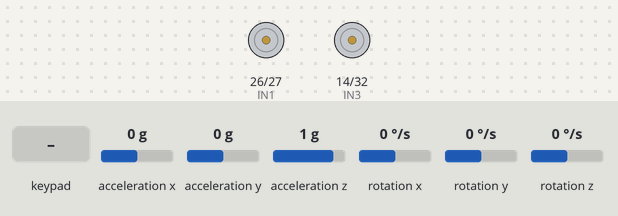
Recording of a sketch running on a simulated ESP32. On the bench: motor-driver pin pairs drawn as motors (green arrow = first pin HIGH = forward, orange = second pin HIGH = backward, longer = more drive, scaled by the enable pin). The inputs (shaded band) are chosen by the test bench; at power-on: acceleration y 0 g, acceleration z 1 g, acceleration x 0 g, rotation x 0 °/s, rotation y 0 °/s, rotation z 0 °/s. What the sketch prints to the serial monitor is not drawn.

Above: at 4.2 s.
4.3 s: acceleration y set to -1.4 g
At 5.4 s:
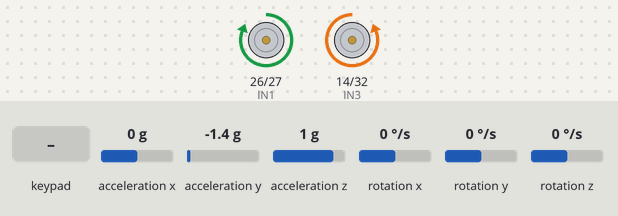
5.8 s: key 'U' pressed
At 6.0 s:
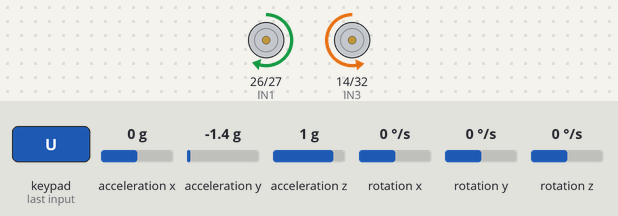
7.7 s: acceleration z set to 0.7 g
9.2 s: acceleration z set to 0.4 g
At 10.2 s:
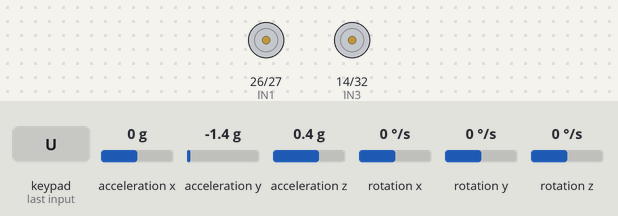
10.7 s: acceleration y set to -1.2 g
12.2 s: acceleration y set to -0.9 g
At 13.6 s:
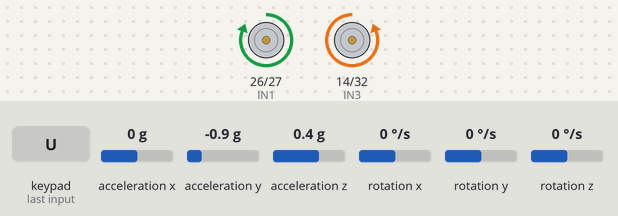
Timing chart, 0 to 14.7 s (numbered marks = the images above; inputs shaded):
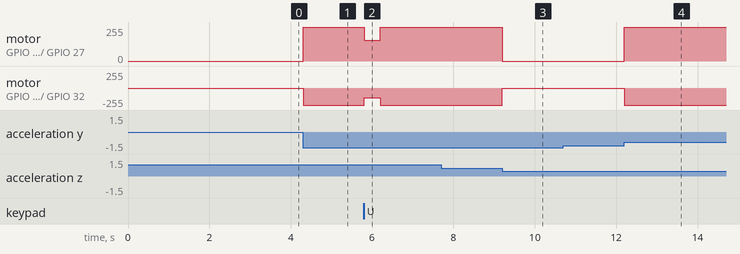

Measured:
- the behaviour switches between 0.6 and 0.5 g on acceleration z (found by bisection; images 2 and 3)
- the behaviour switches between -1.1 and -1 g on acceleration y (found by bisection; images 3 and 4)
- after the input at 4.3 s, motor on GPIO 26 (IN1) / GPIO 27 (IN2): stopped → forward 255/255 at once; motor on GPIO 14 (IN3) / GPIO 32 (IN4): stopped → backward 255/255 at once
- after the input at 5.8 s, motor on GPIO 26 (IN1) / GPIO 27 (IN2): forward 255/255 → forward 154/255 at once, → forward 255/255 0.40 s later; motor on GPIO 14 (IN3) / GPIO 32 (IN4): backward 255/255 → backward 149/255 at once, → backward 255/255 0.40 s later
- after the input at 7.7 s, every drawn part: stays the same
- after the input at 9.2 s, motor on GPIO 26 (IN1) / GPIO 27 (IN2): forward 255/255 → stopped at once; motor on GPIO 14 (IN3) / GPIO 32 (IN4): backward 255/255 → stopped at once
- after the input at 10.7 s, every drawn part: stays the same
- after the input at 12.2 s, motor on GPIO 26 (IN1) / GPIO 27 (IN2): stopped → forward 255/255 at once; motor on GPIO 14 (IN3) / GPIO 32 (IN4): stopped → backward 255/255 at once

The sketch:

code.ino
```cpp
/*
  =========================================================
   SELF-BALANCING ROBOT - ESP32 + MPU6050 + Dabble Gamepad
   (Ramped-lean drive: works WITH the balance PID, not against it)
  =========================================================
*/

#include <Wire.h>
#include <MPU6050_light.h>
#include <PID_v1.h>

#define CUSTOM_SETTINGS
#define INCLUDE_GAMEPAD_MODULE
#include <DabbleESP32.h>

MPU6050 mpu(Wire);

// ----------------- MOTOR DRIVER PINS -----------------
// Names match your confirmed physical wiring. Same GPIOs, same channel
// assignments as before - only the macro names changed, nothing electrical.
#define ENA 25
#define IN1 26
#define IN2 27

#define ENB 33
#define IN3 14
#define IN4 32

// ----------------- PWM SETUP -----------------
#define PWM_FREQ 5000
#define PWM_RESOLUTION 8
#define LEFT_CHANNEL 0
#define RIGHT_CHANNEL 1

// ----------------- PID SETUP -----------------
double Kp = 9.5;
double Ki = 0.0;
double Kd = 0.0;

double pidInput;
double pidOutput;
double pidSetpoint;

PID balancePID(&pidInput, &pidOutput, &pidSetpoint, Kp, Ki, Kd, DIRECT);

// ----------------- MOVEMENT TUNING -----------------
// Direct, held PWM push for forward/back - simple mental model: push the
// wheels, the body reacts by leaning, the balance PID fights to recenter
// it. Expect visible lean/recover cycles rather than a perfectly smooth
// glide - that's inherent to this approach, not a bug.
const int   MOVE_SPEED  = 90;
const int   TURN_SPEED  = 100;
const int   SPIN_SPEED  = 160;
const float FALL_ANGLE  = 70.0;

bool spinning = false;
bool manualDrive = false;
int moveBias = 0;

// ----------------- STICTION COMPENSATION -----------------
const int LEFT_MIN_PWM  = 60;
const int RIGHT_MIN_PWM = 65;

// =========================================================
void setup() {
  Serial.begin(115200);

  pinMode(IN1, OUTPUT);
  pinMode(IN2, OUTPUT);
  pinMode(IN3, OUTPUT);
  pinMode(IN4, OUTPUT);

  ledcSetup(LEFT_CHANNEL, PWM_FREQ, PWM_RESOLUTION);
  ledcAttachPin(ENB, LEFT_CHANNEL);   // GPIO33 - same as before, correct name now

  ledcSetup(RIGHT_CHANNEL, PWM_FREQ, PWM_RESOLUTION);
  ledcAttachPin(ENA, RIGHT_CHANNEL);  // GPIO25 - same as before, correct name now

  Wire.begin(21, 22);
  byte status = mpu.begin();
  while (status != 0) {
    Serial.println("Could not find MPU6050 - check wiring!");
    delay(1000);
  }

  Serial.println("Hold the robot upright... calibrating in 2 seconds.");
  delay(2000);

  Serial.println("Calibrating now - keep it still and upright!");
  mpu.calcOffsets(true, true);
  Serial.println("Calibration done. Balancing started!");

  balancePID.SetMode(AUTOMATIC);
  balancePID.SetOutputLimits(-255, 255);
  balancePID.SetSampleTime(5);

  Dabble.begin("BalanceBot");
}

// =========================================================
void loop() {
  Dabble.processInput();

  mpu.update();
  pidInput = mpu.getAngleX();

  handleControls();

  if (fabs(pidInput) > FALL_ANGLE) {
    stopMotors();
    return;
  }

  if (manualDrive) {
    // Balance PID fully bypassed - wheels just get the raw push, robot
    // leans/rolls naturally like normal driving. Nothing fighting it.
    driveMotorsManual();
  } else {
    balancePID.Compute();
    driveMotors((int)pidOutput);
  }
}

// =========================================================
void handleControls() {
  // If no phone is actually connected, GamePad reads can be stale/garbage -
  // ignore them completely and force everything to neutral.
  if (!Dabble.isAppConnected()) {
    manualDrive = false;
    moveBias = 0;
    spinning = false;
    pidSetpoint = 0;
    return;
  }

  spinning = false;
  pidSetpoint = 0; // Balance target - only used when NOT manually driving

  if (GamePad.isUpPressed()) {
    manualDrive = true;
    moveBias = MOVE_SPEED;
  } else if (GamePad.isDownPressed()) {
    manualDrive = true;
    moveBias = -MOVE_SPEED;
  } else {
    manualDrive = false;
    moveBias = 0;
  }

  if (GamePad.isCrossPressed()) {
    spinning = true;
  }
}

// =========================================================
// Used ONLY while manually driving forward/back - no PID, no balance
// component, just a flat push on both wheels. The robot will lean
// naturally as a side effect; that's expected, not a bug.
void driveMotorsManual() {
  int leftSpeed  = constrain(moveBias, -255, 255);
  int rightSpeed = constrain(moveBias, -255, 255);

  setMotor(leftSpeed,  LEFT_CHANNEL,  IN4, IN3, LEFT_MIN_PWM);   // GPIO32/14 - same as before
  setMotor(rightSpeed, RIGHT_CHANNEL, IN1, IN2, RIGHT_MIN_PWM);  // GPIO26/27 - same as before
}

// =========================================================
void driveMotors(int balanceSpeed) {
  int leftSpeed  = balanceSpeed;
  int rightSpeed = balanceSpeed;

  if (spinning) {
    leftSpeed  += SPIN_SPEED;
    rightSpeed -= SPIN_SPEED;
  } else {
    // Direct button checks inside motor calculation eliminate release delay
    if (GamePad.isLeftPressed()) {
      rightSpeed += TURN_SPEED; // Turn left: push right wheel forward
    }
    if (GamePad.isRightPressed()) {
      leftSpeed  += TURN_SPEED; // Turn right: push left wheel forward
    }
  }

  leftSpeed  = constrain(leftSpeed, -255, 255);
  rightSpeed = constrain(rightSpeed, -255, 255);

  setMotor(leftSpeed,  LEFT_CHANNEL,  IN4, IN3, LEFT_MIN_PWM);   // GPIO32/14 - same as before
  setMotor(rightSpeed, RIGHT_CHANNEL, IN1, IN2, RIGHT_MIN_PWM);  // GPIO26/27 - same as before
}

// =========================================================
void setMotor(int speed, int channel, int in1, int in2, int minPwm) {
  int mag = abs(speed);

  if (mag == 0) {
    digitalWrite(in1, LOW);
    digitalWrite(in2, LOW);
    ledcWrite(channel, 0);
    return;
  }

  if (speed > 0) {
    digitalWrite(in1, HIGH);
    digitalWrite(in2, LOW);
  } else {
    digitalWrite(in1, LOW);
    digitalWrite(in2, HIGH);
  }

  // Additive floor: minPwm guarantees the wheel actually turns, then we
  // stack the real magnitude straight on top - no rescaling, so both
  // wheels behave predictably for the same input.
  int pwmVal = constrain(minPwm + mag, 0, 255);
  ledcWrite(channel, pwmVal);
}

void stopMotors() {
  ledcWrite(LEFT_CHANNEL, 0);
  ledcWrite(RIGHT_CHANNEL, 0);
}
```
